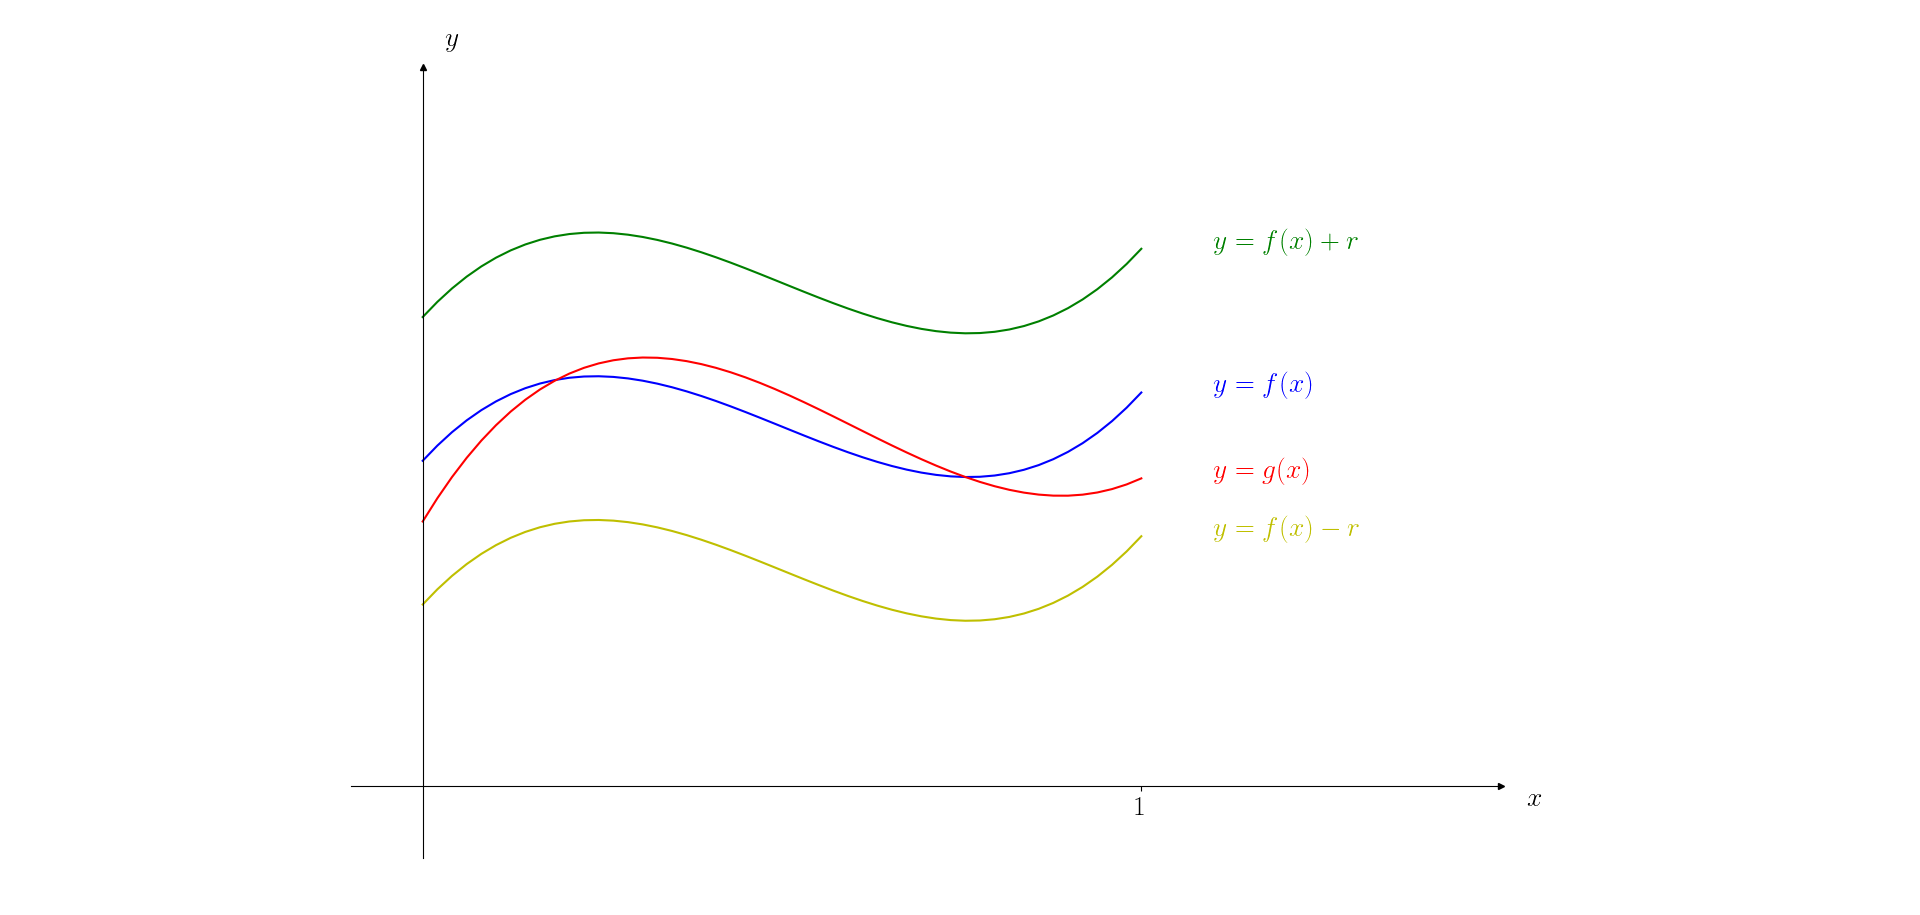

Write the Python code that produced this figure.
import matplotlib as mpl
import matplotlib.pyplot as plt
import numpy as np 

plt.rcParams['text.usetex'] = True #using latex
mpl.rcParams.update({'font.size': 20}) #font size

fig, ax1 = plt.subplots()

# Select length of axes and the space between tick labels
xmin, xmax, ymin, ymax = -.1, 1.5, -.1, 1

# Set identical scales for both axes
ax1.set(xlim=(xmin, xmax), ylim=(ymin, ymax), aspect=1)

# Set bottom and left spines as x and y axes of coordinate system
ax1.spines['bottom'].set_position('zero')
ax1.spines['left'].set_position('zero')

# Remove top and right spines
ax1.spines['top'].set_visible(False)
ax1.spines['right'].set_visible(False)

# Create 'x' and 'y' labels placed at the end of the axes
ax1.set_xlabel('$x$', labelpad=-24, x=1.03)
ax1.set_ylabel('$y$', labelpad=-21, y=1.02, rotation=0)

# Draw arrows
arrow_fmt = dict(markersize=4, color='black', clip_on=False)
ax1.plot((1), (0), marker='>', transform=ax1.get_yaxis_transform(), **arrow_fmt)
ax1.plot((0), (1), marker='^', transform=ax1.get_xaxis_transform(), **arrow_fmt)

# Create functions
x = np.linspace(0, 1)

def bfun(x):
    return np.array( (x - .05) * (x - .5) * (x - .95) * 2 + .5)

def rfun(x):
    return np.array( (x - .1) * (x - .6) * (x - 1.1) * 2 + .5)



# Plot lines
ax1.plot(x, bfun(x), color="b")
ax1.plot(x, bfun(x) - .2, color="y")
ax1.plot(x, bfun(x) + .2, color="g")
ax1.plot(x, rfun(x), color="r")







# Use tex in labels
ax1.set_xticks([1])
ax1.set_xticklabels([r"$1$"])
ax1.set_yticks([])


#Add text
ax1.text(1.1, bfun(1), r"$y=f(x)$", color="b")
ax1.text(1.1, bfun(1) + .2, r"$y=f(x)+r$", color="g")
ax1.text(1.1, bfun(1) - .2, r"$y=f(x)-r$", color="y")
ax1.text(1.1, rfun(1), r"$y=g(x)$", color="r")






plt.tight_layout()
plt.show()
